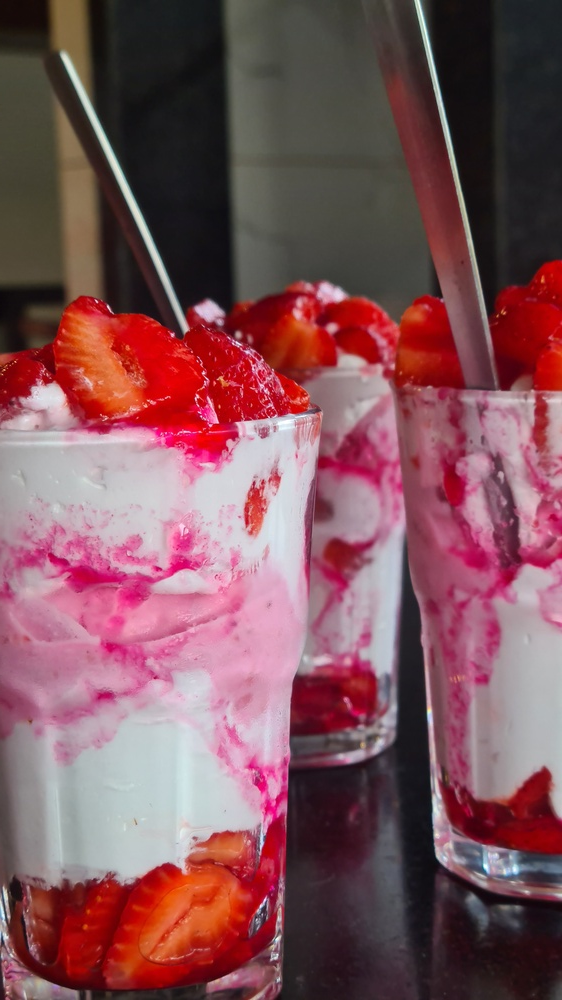
#> input picture IPPR assgn/Five/input_rgb_image.jpg, 562 x 1000 px, shrunk from 2268 x 4032 before the run
$ python five.py
#> lines starting #> are read from the running program, lines starting #| are printed output that depends on the picture
import cv2
import numpy as np

def prewitt_edge_detection(image_path, output_path, threshold=100):
    # Read the RGB image
#> called with image_path = 'input_rgb_image.jpg', output_path = 'prewitt_edges.jpg', threshold = 100
    image = cv2.imread(image_path)
#> image is the input picture: shape (1000, 562, 3); mean B, G, R 89.9, 82.8, 127.9

    if image is None:
        raise FileNotFoundError("Image not found")

    # Convert the RGB image to grayscale
    gray_image = cv2.cvtColor(image, cv2.COLOR_BGR2GRAY)
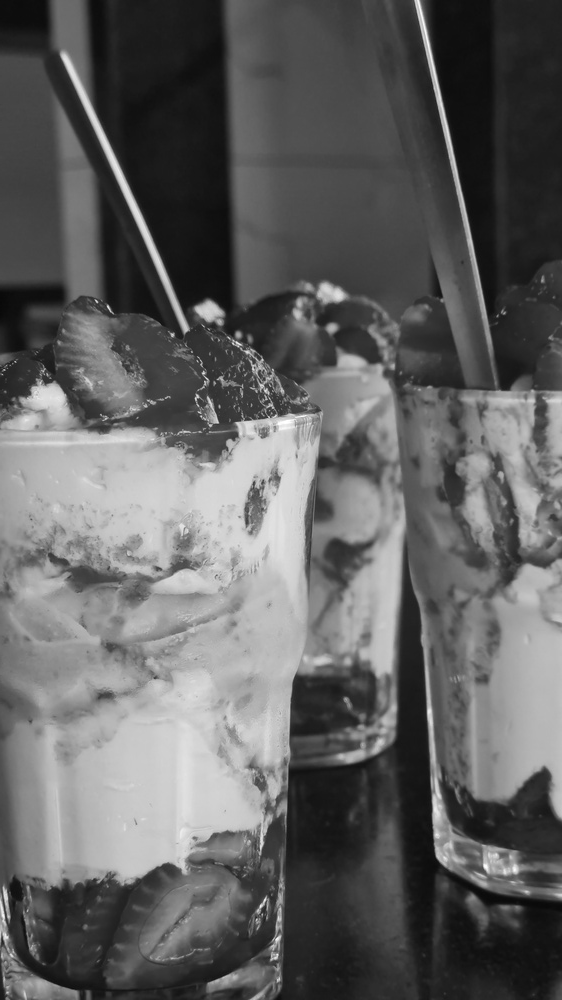
#> gray_image: shape (1000, 562); min 8, max 255, mean 97.1

    # Define the Prewitt kernels for x and y directions
    prewitt_kernel_x = np.array([[1, 0, -1],
                                [1, 0, -1],
                                [1, 0, -1]])

    prewitt_kernel_y = np.array([[1, 1, 1],
                                [0, 0, 0],
                                [-1, -1, -1]])

    # Apply the Prewitt operator using convolution
    prewitt_x = cv2.filter2D(gray_image, -1, prewitt_kernel_x)
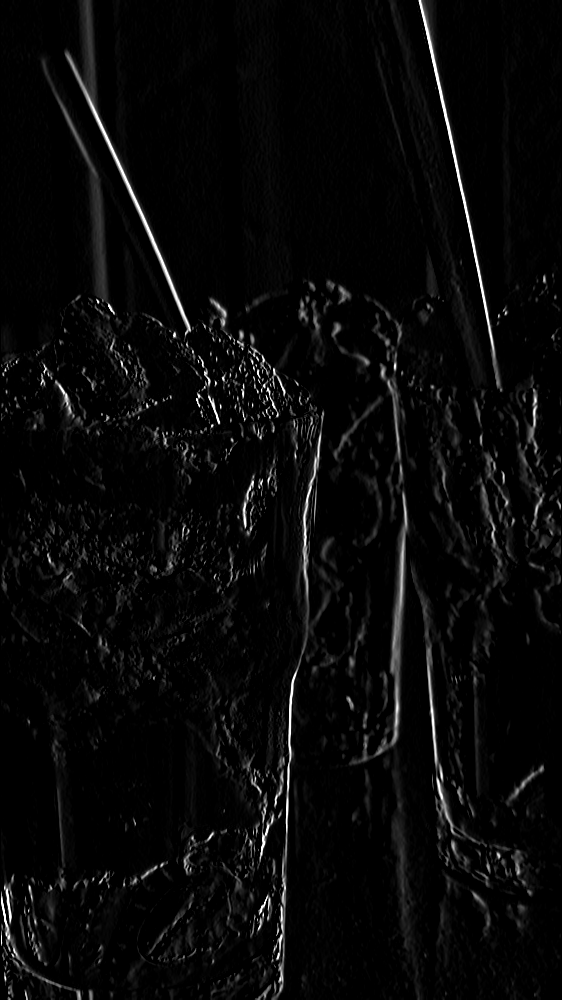
#> prewitt_x: shape (1000, 562); min 0, max 255, mean 8.6
    prewitt_y = cv2.filter2D(gray_image, -1, prewitt_kernel_y)
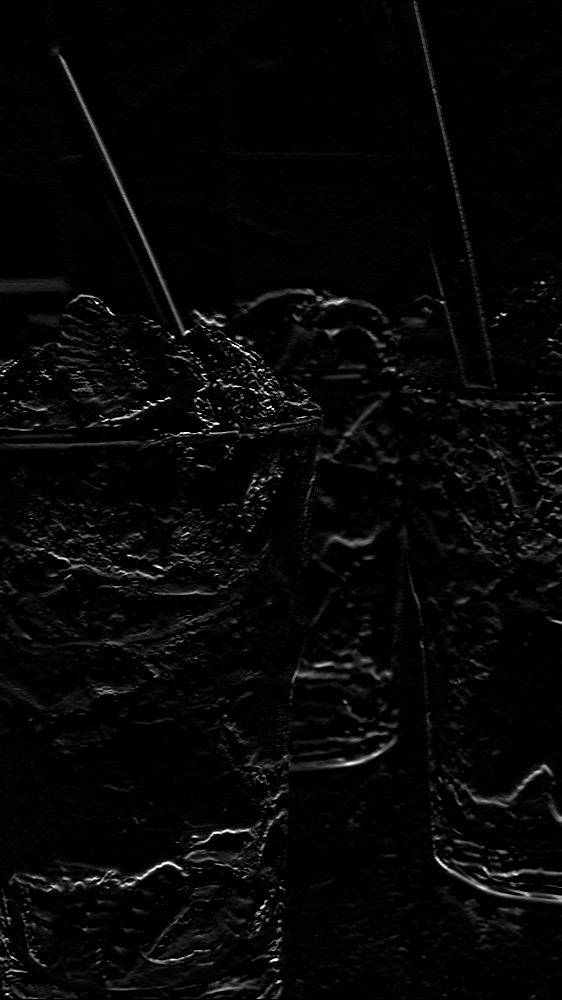
#> prewitt_y: shape (1000, 562); min 0, max 255, mean 6.6

    # Compute the magnitude of the gradients
    prewitt_magnitude = np.sqrt(prewitt_x ** 2 + prewitt_y ** 2)
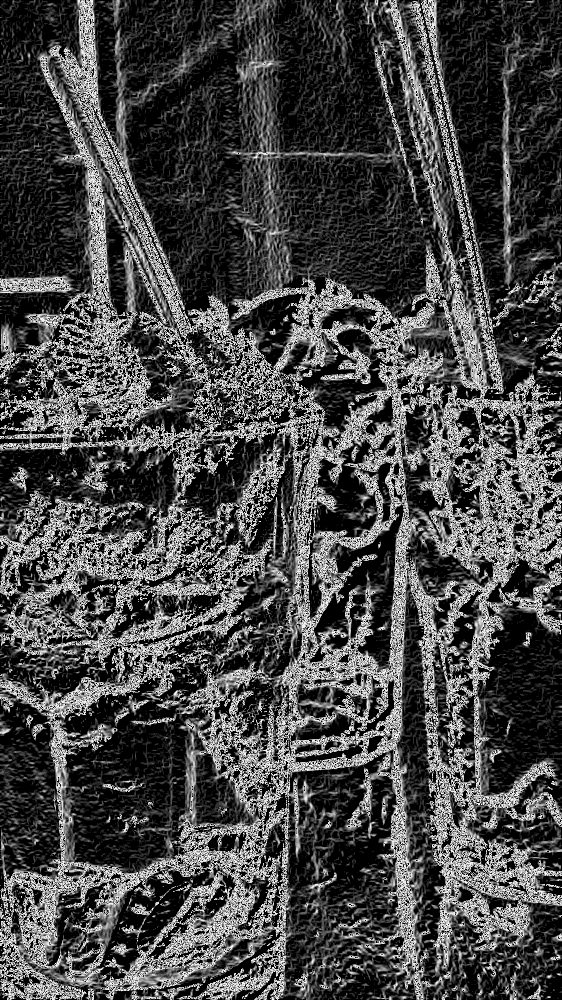
#> prewitt_magnitude: shape (1000, 562) float16; min 0, max 15.91, mean 4.47; drawn with min black and max white

    # Normalize the magnitude to range 0-255
    prewitt_magnitude = np.uint8((prewitt_magnitude / np.max(prewitt_magnitude)) * 255)

    # Apply a threshold to create a binary edge map (if needed)
    _, binary_edges = cv2.threshold(prewitt_magnitude, threshold, 255, cv2.THRESH_BINARY)
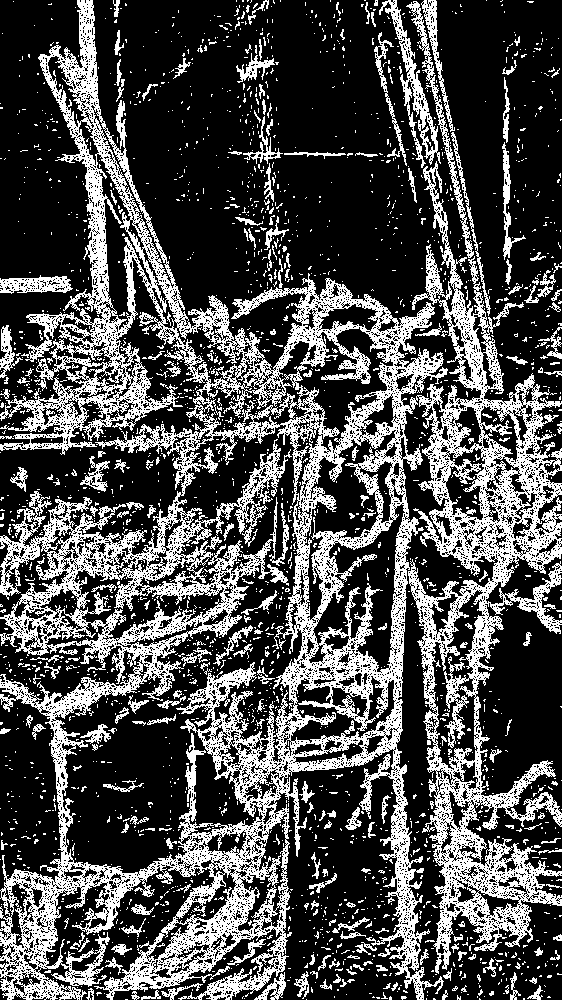
#> binary_edges: shape (1000, 562); 30.2% white in thin lines or dots

    # Save the edge-detected image
    cv2.imwrite(output_path, binary_edges)

    print(f"Edge-detected image saved to {output_path}")

# Example usage
image_path = 'input_rgb_image.jpg'  # Path to the input 24-bit RGB image
output_path = 'prewitt_edges.jpg'  # Path to save the edge-detected image

prewitt_edge_detection(image_path, output_path)
